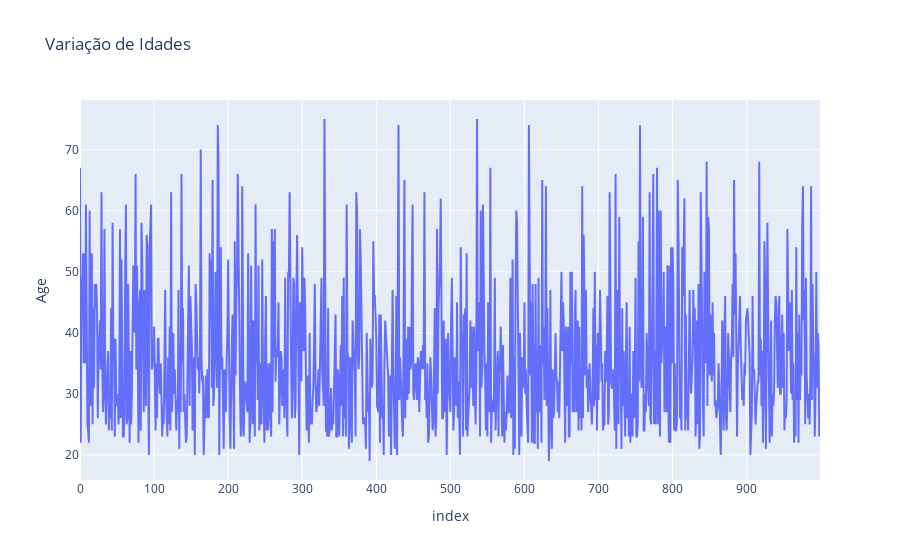

The code cell stored with this chart in its notebook:
### Code cell
# Gráfico de Linha: Variação de idades ao longo dos registros
fig = px.line(data, x=data.index, y='Age', title='Variação de Idades')
fig.show()

### Figure 1 — Plotly figure (JSON) as saved in the notebook; plotly's stock layout.template omitted (floating-point values rounded to 4 significant figures; data arrays with more than 128 entries replaced by an {"elided": "..."} marker saying what was removed)
{"data": [{"hovertemplate": "index=%{x}<br>Age=%{y}<extra></extra>", "legendgroup": "", "line": {"color": "#636efa", "dash": "solid"}, "marker": {"symbol": "circle"}, "mode": "lines", "name": "", "orientation": "v", "showlegend": false, "type": "scatter", "x": {"elided": "1000 int values"}, "xaxis": "x", "y": {"elided": "1000 int values"}, "yaxis": "y"}], "layout": {"legend": {"tracegroupgap": 0}, "title": {"text": "Variação de Idades"}, "xaxis": {"anchor": "y", "domain": [0, 1], "title": {"text": "index"}}, "yaxis": {"anchor": "x", "domain": [0, 1], "title": {"text": "Age"}}}}
